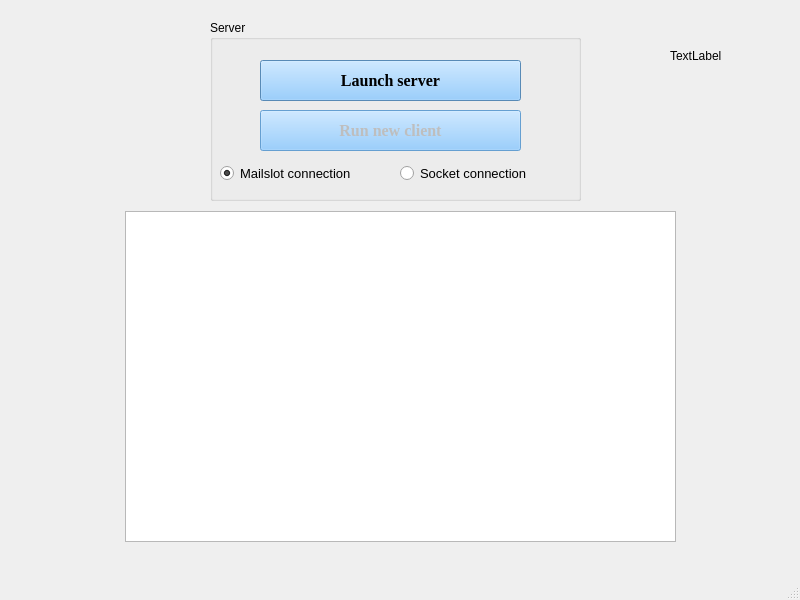
<?xml version="1.0" encoding="UTF-8"?>
<ui version="4.0">
 <class>MainWindow</class>
 <widget class="QMainWindow" name="MainWindow">
  <property name="geometry">
   <rect>
    <x>0</x>
    <y>0</y>
    <width>800</width>
    <height>600</height>
   </rect>
  </property>
  <property name="windowTitle">
   <string>Server</string>
  </property>
  <widget class="QWidget" name="centralwidget">
   <widget class="QGroupBox" name="groupBox">
    <property name="geometry">
     <rect>
      <x>210</x>
      <y>20</y>
      <width>371</width>
      <height>181</height>
     </rect>
    </property>
    <property name="title">
     <string>Server</string>
    </property>
    <widget class="QPushButton" name="launchButton">
     <property name="geometry">
      <rect>
       <x>50</x>
       <y>40</y>
       <width>261</width>
       <height>41</height>
      </rect>
     </property>
     <property name="font">
      <font>
       <family>Times New Roman</family>
       <pointsize>12</pointsize>
       <italic>false</italic>
       <bold>true</bold>
      </font>
     </property>
     <property name="styleSheet">
      <string notr="true">font: 700 12pt &quot;Times New Roman&quot;;
background-color: rgb(123, 193, 255);</string>
     </property>
     <property name="text">
      <string>Launch server</string>
     </property>
    </widget>
    <widget class="QPushButton" name="runClientButton">
     <property name="enabled">
      <bool>false</bool>
     </property>
     <property name="geometry">
      <rect>
       <x>50</x>
       <y>90</y>
       <width>261</width>
       <height>41</height>
      </rect>
     </property>
     <property name="font">
      <font>
       <family>Times New Roman</family>
       <pointsize>12</pointsize>
       <italic>false</italic>
       <bold>true</bold>
      </font>
     </property>
     <property name="styleSheet">
      <string notr="true">font: 700 12pt &quot;Times New Roman&quot;;
background-color: rgb(123, 193, 255);</string>
     </property>
     <property name="text">
      <string>Run new client</string>
     </property>
    </widget>
    <widget class="QRadioButton" name="mailslotRadioButton">
     <property name="geometry">
      <rect>
       <x>10</x>
       <y>140</y>
       <width>181</width>
       <height>26</height>
      </rect>
     </property>
     <property name="sizePolicy">
      <sizepolicy hsizetype="Minimum" vsizetype="Maximum">
       <horstretch>0</horstretch>
       <verstretch>0</verstretch>
      </sizepolicy>
     </property>
     <property name="font">
      <font>
       <pointsize>10</pointsize>
      </font>
     </property>
     <property name="text">
      <string>Mailslot connection</string>
     </property>
     <property name="checked">
      <bool>true</bool>
     </property>
    </widget>
    <widget class="QRadioButton" name="socketRadioButton">
     <property name="geometry">
      <rect>
       <x>190</x>
       <y>140</y>
       <width>171</width>
       <height>26</height>
      </rect>
     </property>
     <property name="sizePolicy">
      <sizepolicy hsizetype="Minimum" vsizetype="Maximum">
       <horstretch>0</horstretch>
       <verstretch>0</verstretch>
      </sizepolicy>
     </property>
     <property name="font">
      <font>
       <pointsize>10</pointsize>
      </font>
     </property>
     <property name="text">
      <string>Socket connection</string>
     </property>
    </widget>
   </widget>
   <widget class="QTableWidget" name="tableWidget">
    <property name="geometry">
     <rect>
      <x>125</x>
      <y>211</y>
      <width>551</width>
      <height>331</height>
     </rect>
    </property>
   </widget>
   <widget class="QLabel" name="testLabel">
    <property name="geometry">
     <rect>
      <x>670</x>
      <y>30</y>
      <width>71</width>
      <height>51</height>
     </rect>
    </property>
    <property name="text">
     <string>TextLabel</string>
    </property>
   </widget>
  </widget>
  <widget class="QMenuBar" name="menubar">
   <property name="geometry">
    <rect>
     <x>0</x>
     <y>0</y>
     <width>800</width>
     <height>22</height>
    </rect>
   </property>
  </widget>
  <widget class="QStatusBar" name="statusbar"/>
 </widget>
 <resources/>
 <connections/>
</ui>
